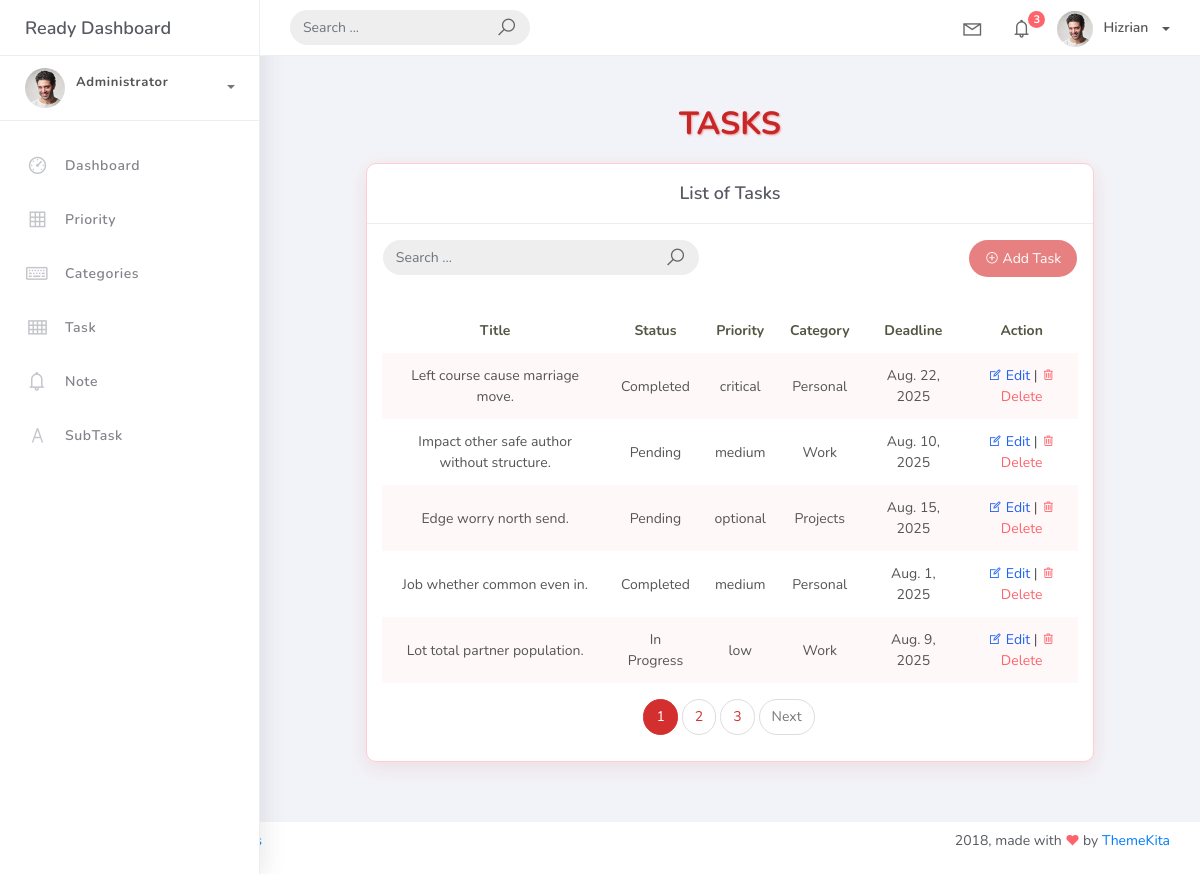
The app's page /task_list with its own data.
### Hangarin/models.py (models this page shows, shortened)
class BaseModel(models.Model):
    created_at = models.DateTimeField(auto_now_add=True, db_index=True)
    updated_at = models.DateTimeField(auto_now=True)

class Task(BaseModel):
     Title = models.CharField(max_length=150)
     description = models.TextField(max_length=250)
     deadline = models.DateField()
     status= models.CharField(max_length=50,choices=[("Pending", "Pending"),("In Progress", "In Progress",),("Completed", "Completed"),] , default="pending")
     task_category = models.ForeignKey(Category, on_delete=models.CASCADE)
     task_priority = models.ForeignKey(Priority, on_delete=models.CASCADE)

class Priority(BaseModel):
     name = models.CharField(max_length=150)
     class Meta:
        verbose_name = "Priority"
        verbose_name_plural = "Priorities"
     def __str__(self):
        return self.name

class Category(BaseModel):
     name = models.CharField(max_length=150)
     class Meta:
        verbose_name = "Category"
        verbose_name_plural = "Categories"
     def __str__(self):
        return self.name

### Hangarin/views.py (the view)
# urls.py: path('task_list',TaskList.as_view(), name='task-list' ),
class TaskList(ListView):
    model = Task
    context_object_name = 'task'
    template_name = "task_list.html"
    paginate_by = 5
    def get_queryset(self):
        qs = super().get_queryset()
        query = self.request.GET.get('q')
        if query:
            qs = qs.filter(
                Q(name__icontains=query)
            )
        return qs

### templates/task_list.html (shortened to what this page needs)
{% extends 'base.html' %}
{% load static %}
{% block content %}
<div class="content">
  <div class="container-fluid">
    <h3 class="page-title">TASKS</h3>
    <div class="row justify-content-center">
      <div class="col-md-10">
        <div class="card">
          <div class="card-header">
            <div class="card-title">List of Tasks</div>
          </div>
          <div class="row px-3 pt-3">
            <div class="col-md-6">
              <form class="navbar-left navbar-form nav-search mr-md-3" method="get" action="{% url 'task-list' %}">
                <div class="input-group">
                  <input type="text" placeholder="Search ..." class="form-control" name="q" value="{{ request.GET.q }}">
                  <div class="input-group-append">
                    <span class="input-group-text">
                      <i class="la la-search search-icon"></i>
                    </span>
                  </div>
                </div>
              </form>
            </div>
            <div class="col-md-6 text-right">
              <a href="{% url 'task-add' %}" class="btn btn-rounded">
                <i class="la la-plus-circle"></i> Add Task
              </a>
            </div>
          </div>
          <div class="card-body">
            <table class="table table-striped mt-3">
              <thead>
                <tr>
                  <th scope="col">Title</th>
                  <th scope="col">Status</th>
                  <th scope="col">Priority</th>
                  <th scope="col">Category</th>
                  <th scope="col">Deadline</th>
                  <th scope="col">Action</th>
                </tr>
              </thead>
              <tbody>
                {% for task in task %}
                <tr>
                  <td>{{ task.Title }}</td>
                  <td>{{ task.status }}</td>
                  <td>{{ task.task_priority }}</td>
                  <td>{{ task.task_category }}</td>
                  <td>{{ task.deadline }}</td>
                  <td>
                    <a href="{% url 'task-edit' task.id %}" class="text-primary">
                      <i class="la la-edit"></i> Edit
                    </a> |
                    <a href="{% url 'task-delete' task.id %}" class="text-danger">
                      <i class="la la-trash"></i> Delete
                    </a>
                  </td>
                </tr>
                {% empty %}
                <tr>
                  <td colspan="6" class="text-center">
                    <p class="text-muted">No Tasks Found</p>
                  </td>
                </tr>
                {% endfor %}
              </tbody>
            </table>
            {% if is_paginated %}
            <nav aria-label="Page navigation">
              <ul class="pagination justify-content-center">
                {% for num in paginator.page_range %}
                {% if page_obj.number == num %}
                <li class="page-item active">
                  <span class="page-link">{{ num }}</span>
                </li>
                {% elif num > page_obj.number|add:'-3' and num < page_obj.number|add:'3' %}
                <li class="page-item">
                  <a class="page-link" href="?page={{ num }}{% if request.GET.q %}&q={{ request.GET.q }}{% endif %}">{{ num }}</a>
                </li>
                {% endif %}
                {% endfor %}
                {% if page_obj.has_next %}
                <li class="page-item">
                  <a class="page-link" href="?page={{ page_obj.next_page_number }}{% if request.GET.q %}&q={{ request.GET.q }}{% endif %}">Next</a>
                </li>
                {% endif %}
              </ul>
            </nav>
            {% endif %}
          </div>
        </div>
      </div>
    </div>
  </div>
</div>
{% endblock %}

### templates/task_list.html (style rules this page uses)
body { background-color: #fff5f5; }
.page-title { text-align: center; font-weight: 700; font-size: 2rem; color: #c62828; margin-bottom: 20px; text-shadow: 1px 1px 2px #ef9a9a; }
.card { text-align: center; background-color: #ffffff; border-radius: 10px; box-shadow: 0 6px 20px rgba(198, 40, 40, 0.1); border: 1px solid #ffcdd2; }
.card-header { background-color: #ffebee; border-bottom: 1px solid #ef9a9a; }
.card-title { text-align: center; font-weight: 600; color: #d32f2f; }
.btn-rounded { border-radius: 50px; background-color: #e57373; color: #fff; border: none; }
.table-striped tbody tr:nth-of-type(odd) { background-color: #fff8f8; }
.pagination .page-link { color: #d32f2f; }
.pagination .active .page-link { background-color: #d32f2f; border-color: #d32f2f; color: #fff; }

### records on screen
Task: Title "Left course cause marriage move.", status "Completed", task_priority "critical", task_category "Personal", deadline "Aug. 22, 2025"
Task: Title "Impact other safe author without structure.", status "Pending", task_priority "medium", task_category "Work", deadline "Aug. 10, 2025"
Task: Title "Edge worry north send.", status "Pending", task_priority "optional", task_category "Projects", deadline "Aug. 15, 2025"
Task: Title "Job whether common even in.", status "Completed", task_priority "medium", task_category "Personal", deadline "Aug. 1, 2025"
Task: Title "Lot total partner population.", status "In Progress", task_priority "low", task_category "Work", deadline "Aug. 9, 2025"

### other values on screen
{{ num }} "1"
{{ num }} "2" "3"
